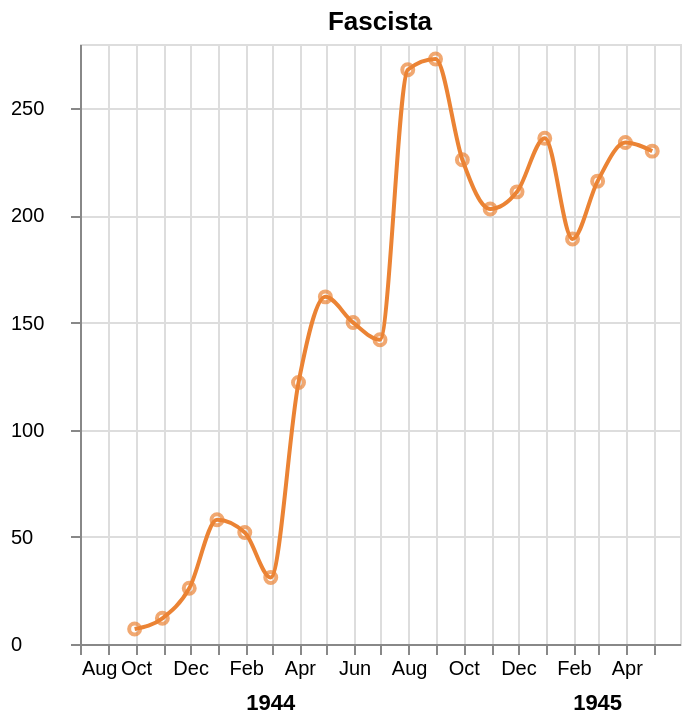

Write the Vega-Lite specification saved for this chart.
### Vega-Lite specification from a JSON file in a GitHub repository (floating-point values rounded to 4 significant figures)
{"config": {"view": {"continuousWidth": 300, "continuousHeight": 300}, "axisY": {"labelAlign": "left", "labelPadding": 30}}, "layer": [{"mark": {"type": "line", "color": "#eb8334", "interpolate": "monotone"}, "encoding": {"x": {"axis": {"format": "%b", "labelFontWeight": "normal", "tickCount": "month"}, "field": "datainizio", "scale": {"domain": ["1943-07-31T00:00:00", "1945-05-31T00:00:00"]}, "title": null, "type": "temporal"}, "y": {"axis": {"labelBound": 300}, "field": "vittimetot", "title": null, "type": "quantitative"}}}, {"mark": {"type": "point", "color": "#eb8334", "tooltip": true}, "encoding": {"x": {"axis": {"format": "%b", "labelFontWeight": "normal", "tickCount": "month"}, "field": "datainizio", "scale": {"domain": ["1943-07-31T00:00:00", "1945-05-31T00:00:00"]}, "title": null, "type": "temporal"}, "y": {"field": "vittimetot", "title": null, "type": "quantitative"}}}, {"mark": {"type": "text", "align": "center", "fontWeight": "bold"}, "encoding": {"text": {"field": "datainizio", "timeUnit": "year", "type": "temporal"}, "x": {"field": "datainizio", "scale": {"domain": ["1943-07-31T00:00:00", "1945-05-31T00:00:00"]}, "title": null, "type": "temporal"}, "y": {"value": 330}}, "transform": [{"filter": "month(datum.datainizio) == 1"}]}], "data": {"name": "data-c9cd5dfc8fc1e83595130315e42f0678"}, "height": 300, "title": "Fascista", "width": "container", "$schema": "https://vega.github.io/schema/vega-lite/v5.17.0.json", "datasets": {"data-c9cd5dfc8fc1e83595130315e42f0678": [{"matrice_strage": "Fascista", "datainizio": "1943-09-30T00:00:00", "id_strage": 13692, "grande_strage": 0.0, "id_comune": 13547, "vittimetot": 7, "vittimeutot": 6.0, "vittimeubambini": 0.0, "vittimeuragazzi": 0.0, "vittimeuadulti": 6.0, "vittimeuanziani": 0.0, "vittimeusenzainfo": 0.0, "vittimedtot": 1.0, "vittimedbambine": 0.0, "vittimedragazze": 0.0, "vittimedadulte": 1.0, "vittimedanziane": 0.0, "vittimedsenzainfo": 0.0, "vittimeignote": 0.0, "id_regione": 24.0, "lng": 42.79}, {"matrice_strage": "Fascista", "datainizio": "1943-10-31T00:00:00", "id_strage": 24135, "grande_strage": 0.0, "id_comune": 27295, "vittimetot": 12, "vittimeutot": 12.0, "vittimeubambini": 0.0, "vittimeuragazzi": 0.0, "vittimeuadulti": 9.0, "vittimeuanziani": 2.0, "vittimeusenzainfo": 0.0, "vittimedtot": 0.0, "vittimedbambine": 0.0, "vittimedragazze": 0.0, "vittimedadulte": 0.0, "vittimedanziane": 0.0, "vittimedsenzainfo": 0.0, "vittimeignote": 0.0, "id_regione": 53.0, "lng": 81.41}, {"matrice_strage": "Fascista", "datainizio": "1943-11-30T00:00:00", "id_strage": 33682, "grande_strage": 0.0, "id_comune": 33468, "vittimetot": 26, "vittimeutot": 25.0, "vittimeubambini": 0.0, "vittimeuragazzi": 0.0, "vittimeuadulti": 24.0, "vittimeuanziani": 1.0, "vittimeusenzainfo": 0.0, "vittimedtot": 1.0, "vittimedbambine": 0.0, "vittimedragazze": 0.0, "vittimedadulte": 0.0, "vittimedanziane": 1.0, "vittimedsenzainfo": 0.0, "vittimeignote": 0.0, "id_regione": 62.0, "lng": 112.3}, {"matrice_strage": "Fascista", "datainizio": "1943-12-31T00:00:00", "id_strage": 33269, "grande_strage": 0.0, "id_comune": 64442, "vittimetot": 58, "vittimeutot": 58.0, "vittimeubambini": 0.0, "vittimeuragazzi": 0.0, "vittimeuadulti": 55.0, "vittimeuanziani": 2.0, "vittimeusenzainfo": 1.0, "vittimedtot": 0.0, "vittimedbambine": 0.0, "vittimedragazze": 0.0, "vittimedadulte": 0.0, "vittimedanziane": 0.0, "vittimedsenzainfo": 0.0, "vittimeignote": 0.0, "id_regione": 93.0, "lng": 173.8}, {"matrice_strage": "Fascista", "datainizio": "1944-01-31T00:00:00", "id_strage": 63851, "grande_strage": 0.0, "id_comune": 69311, "vittimetot": 52, "vittimeutot": 50.0, "vittimeubambini": 0.0, "vittimeuragazzi": 1.0, "vittimeuadulti": 45.0, "vittimeuanziani": 2.0, "vittimeusenzainfo": 3.0, "vittimedtot": 1.0, "vittimedbambine": 0.0, "vittimedragazze": 0.0, "vittimedadulte": 0.0, "vittimedanziane": 1.0, "vittimedsenzainfo": 0.0, "vittimeignote": 0.0, "id_regione": 109.0, "lng": 226.5}, {"matrice_strage": "Fascista", "datainizio": "1944-02-29T00:00:00", "id_strage": 55155, "grande_strage": 0.0, "id_comune": 64089, "vittimetot": 31, "vittimeutot": 30.0, "vittimeubambini": 0.0, "vittimeuragazzi": 0.0, "vittimeuadulti": 24.0, "vittimeuanziani": 4.0, "vittimeusenzainfo": 1.0, "vittimedtot": 1.0, "vittimedbambine": 0.0, "vittimedragazze": 0.0, "vittimedadulte": 1.0, "vittimedanziane": 0.0, "vittimedsenzainfo": 0.0, "vittimeignote": 0.0, "id_regione": 128.0, "lng": 214.1}, {"matrice_strage": "Fascista", "datainizio": "1944-03-31T00:00:00", "id_strage": 111095, "grande_strage": 0.0, "id_comune": 175315, "vittimetot": 122, "vittimeutot": 114.0, "vittimeubambini": 0.0, "vittimeuragazzi": 1.0, "vittimeuadulti": 103.0, "vittimeuanziani": 1.0, "vittimeusenzainfo": 10.0, "vittimedtot": 2.0, "vittimedbambine": 0.0, "vittimedragazze": 0.0, "vittimedadulte": 2.0, "vittimedanziane": 0.0, "vittimedsenzainfo": 0.0, "vittimeignote": 5.0, "id_regione": 350.0, "lng": 486.4}, {"matrice_strage": "Fascista", "datainizio": "1944-04-30T00:00:00", "id_strage": 182763, "grande_strage": 0.0, "id_comune": 214391, "vittimetot": 162, "vittimeutot": 157.0, "vittimeubambini": 1.0, "vittimeuragazzi": 1.0, "vittimeuadulti": 143.0, "vittimeuanziani": 2.0, "vittimeusenzainfo": 11.0, "vittimedtot": 5.0, "vittimedbambine": 0.0, "vittimedragazze": 0.0, "vittimedadulte": 4.0, "vittimedanziane": 0.0, "vittimedsenzainfo": 1.0, "vittimeignote": 0.0, "id_regione": 398.0, "lng": 709.4}, {"matrice_strage": "Fascista", "datainizio": "1944-05-31T00:00:00", "id_strage": 181425, "grande_strage": 0.0, "id_comune": 323193, "vittimetot": 150, "vittimeutot": 140.0, "vittimeubambini": 0.0, "vittimeuragazzi": 0.0, "vittimeuadulti": 129.0, "vittimeuanziani": 9.0, "vittimeusenzainfo": 10.0, "vittimedtot": 2.0, "vittimedbambine": 1.0, "vittimedragazze": 0.0, "vittimedadulte": 0.0, "vittimedanziane": 0.0, "vittimedsenzainfo": 1.0, "vittimeignote": 0.0, "id_regione": 485.0, "lng": 803.6}, {"matrice_strage": "Fascista", "datainizio": "1944-06-30T00:00:00", "id_strage": 204245, "grande_strage": 0.0, "id_comune": 292517, "vittimetot": 142, "vittimeutot": 133.0, "vittimeubambini": 1.0, "vittimeuragazzi": 0.0, "vittimeuadulti": 114.0, "vittimeuanziani": 7.0, "vittimeusenzainfo": 14.0, "vittimedtot": 3.0, "vittimedbambine": 0.0, "vittimedragazze": 0.0, "vittimedadulte": 3.0, "vittimedanziane": 0.0, "vittimedsenzainfo": 0.0, "vittimeignote": 1.0, "id_regione": 533.0, "lng": 881.1}, {"matrice_strage": "Fascista", "datainizio": "1944-07-31T00:00:00", "id_strage": 364563, "grande_strage": 0.0, "id_comune": 359027, "vittimetot": 268, "vittimeutot": 235.0, "vittimeubambini": 1.0, "vittimeuragazzi": 0.0, "vittimeuadulti": 204.0, "vittimeuanziani": 19.0, "vittimeusenzainfo": 11.0, "vittimedtot": 27.0, "vittimedbambine": 2.0, "vittimedragazze": 1.0, "vittimedadulte": 19.0, "vittimedanziane": 4.0, "vittimedsenzainfo": 1.0, "vittimeignote": 6.0, "id_regione": 622.0, "lng": 1166.0}, {"matrice_strage": "Fascista", "datainizio": "1944-08-31T00:00:00", "id_strage": 322447, "grande_strage": 0.0, "id_comune": 268216, "vittimetot": 273, "vittimeutot": 257.0, "vittimeubambini": 0.0, "vittimeuragazzi": 3.0, "vittimeuadulti": 226.0, "vittimeuanziani": 16.0, "vittimeusenzainfo": 13.0, "vittimedtot": 14.0, "vittimedbambine": 0.0, "vittimedragazze": 1.0, "vittimedadulte": 8.0, "vittimedanziane": 5.0, "vittimedsenzainfo": 0.0, "vittimeignote": 2.0, "id_regione": 475.0, "lng": 960.8}, {"matrice_strage": "Fascista", "datainizio": "1944-09-30T00:00:00", "id_strage": 327842, "grande_strage": 109.0, "id_comune": 291701, "vittimetot": 226, "vittimeutot": 216.0, "vittimeubambini": 1.0, "vittimeuragazzi": 2.0, "vittimeuadulti": 191.0, "vittimeuanziani": 7.0, "vittimeusenzainfo": 14.0, "vittimedtot": 9.0, "vittimedbambine": 0.0, "vittimedragazze": 0.0, "vittimedadulte": 8.0, "vittimedanziane": 1.0, "vittimedsenzainfo": 0.0, "vittimeignote": 0.0, "id_regione": 476.0, "lng": 941.3}, {"matrice_strage": "Fascista", "datainizio": "1944-10-31T00:00:00", "id_strage": 255613, "grande_strage": 0.0, "id_comune": 196965, "vittimetot": 203, "vittimeutot": 203.0, "vittimeubambini": 0.0, "vittimeuragazzi": 9.0, "vittimeuadulti": 183.0, "vittimeuanziani": 1.0, "vittimeusenzainfo": 10.0, "vittimedtot": 0.0, "vittimedbambine": 0.0, "vittimedragazze": 0.0, "vittimedadulte": 0.0, "vittimedanziane": 0.0, "vittimedsenzainfo": 0.0, "vittimeignote": 0.0, "id_regione": 338.0, "lng": 771.5}, {"matrice_strage": "Fascista", "datainizio": "1944-11-30T00:00:00", "id_strage": 291391, "grande_strage": 0.0, "id_comune": 261016, "vittimetot": 211, "vittimeutot": 177.0, "vittimeubambini": 1.0, "vittimeuragazzi": 2.0, "vittimeuadulti": 166.0, "vittimeuanziani": 13.0, "vittimeusenzainfo": 6.0, "vittimedtot": 12.0, "vittimedbambine": 0.0, "vittimedragazze": 0.0, "vittimedadulte": 8.0, "vittimedanziane": 3.0, "vittimedsenzainfo": 1.0, "vittimeignote": 1.0, "id_regione": 409.0, "lng": 936.6}, {"matrice_strage": "Fascista", "datainizio": "1944-12-31T00:00:00", "id_strage": 245724, "grande_strage": 0.0, "id_comune": 274814, "vittimetot": 236, "vittimeutot": 235.0, "vittimeubambini": 0.0, "vittimeuragazzi": 1.0, "vittimeuadulti": 206.0, "vittimeuanziani": 4.0, "vittimeusenzainfo": 24.0, "vittimedtot": 1.0, "vittimedbambine": 0.0, "vittimedragazze": 0.0, "vittimedadulte": 1.0, "vittimedanziane": 0.0, "vittimedsenzainfo": 0.0, "vittimeignote": 0.0, "id_regione": 381.0, "lng": 851.0}, {"matrice_strage": "Fascista", "datainizio": "1945-01-31T00:00:00", "id_strage": 201381, "grande_strage": 0.0, "id_comune": 169365, "vittimetot": 189, "vittimeutot": 185.0, "vittimeubambini": 0.0, "vittimeuragazzi": 4.0, "vittimeuadulti": 169.0, "vittimeuanziani": 0.0, "vittimeusenzainfo": 14.0, "vittimedtot": 2.0, "vittimedbambine": 0.0, "vittimedragazze": 0.0, "vittimedadulte": 2.0, "vittimedanziane": 0.0, "vittimedsenzainfo": 0.0, "vittimeignote": 0.0, "id_regione": 271.0, "lng": 616.0}, {"matrice_strage": "Fascista", "datainizio": "1945-02-28T00:00:00", "id_strage": 166349, "grande_strage": 0.0, "id_comune": 189370, "vittimetot": 216, "vittimeutot": 213.0, "vittimeubambini": 0.0, "vittimeuragazzi": 1.0, "vittimeuadulti": 204.0, "vittimeuanziani": 7.0, "vittimeusenzainfo": 1.0, "vittimedtot": 3.0, "vittimedbambine": 0.0, "vittimedragazze": 1.0, "vittimedadulte": 2.0, "vittimedanziane": 0.0, "vittimedsenzainfo": 0.0, "vittimeignote": 0.0, "id_regione": 315.0, "lng": 735.4}, {"matrice_strage": "Fascista", "datainizio": "1945-03-31T00:00:00", "id_strage": 317109, "grande_strage": 0.0, "id_comune": 297758, "vittimetot": 234, "vittimeutot": 225.0, "vittimeubambini": 0.0, "vittimeuragazzi": 1.0, "vittimeuadulti": 210.0, "vittimeuanziani": 9.0, "vittimeusenzainfo": 5.0, "vittimedtot": 7.0, "vittimedbambine": 0.0, "vittimedragazze": 0.0, "vittimedadulte": 6.0, "vittimedanziane": 1.0, "vittimedsenzainfo": 0.0, "vittimeignote": 2.0, "id_regione": 469.0, "lng": 1086.0}, {"matrice_strage": "Fascista", "datainizio": "1945-04-30T00:00:00", "id_strage": 280579, "grande_strage": 0.0, "id_comune": 287188, "vittimetot": 230, "vittimeutot": 209.0, "vittimeubambini": 2.0, "vittimeuragazzi": 3.0, "vittimeuadulti": 187.0, "vittimeuanziani": 9.0, "vittimeusenzainfo": 4.0, "vittimedtot": 22.0, "vittimedbambine": 0.0, "vittimedragazze": 1.0, "vittimedadulte": 16.0, "vittimedanziane": 4.0, "vittimedsenzainfo": 1.0, "vittimeignote": 0.0, "id_regione": 417.0, "lng": 942.7}]}}
